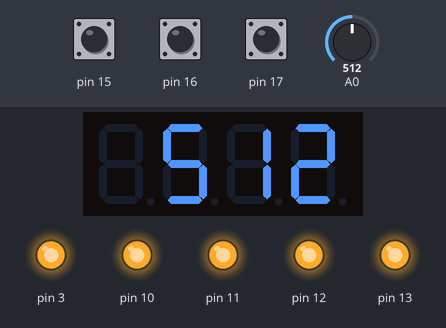
Bench run of a sketch on a simulated Arduino Uno, built with avr-gcc and run on an emulated ATmega328P. Shown: 4-digit seven-segment display, output pins drawn as LEDs (lit = HIGH). The test bench sets the inputs (shaded band); at power-on: A0 = 512, pin 15 HIGH, pin 16 HIGH, pin 17 HIGH.

Above: at 1.2 s.
1.3 s: A0 set to 716
At 1.9 s:
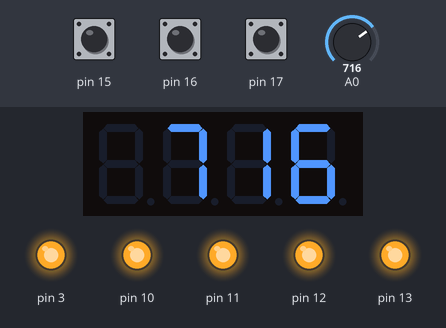
2.8 s: A0 set to 900
At 3.2 s:
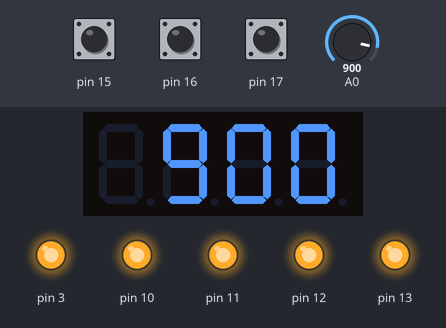
4.3 s: A0 set to 1023
At 5.7 s:
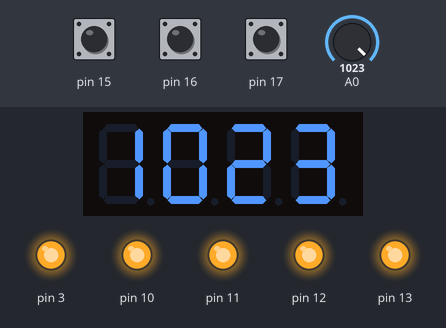
Timing chart, 0 to 7.3 s (numbered marks = the images above; inputs shaded):
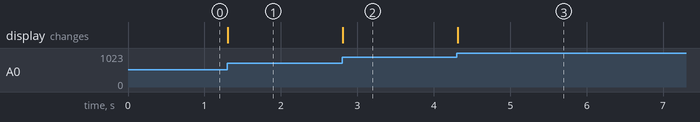

Measured:
- after the input at 1.3 s, the display: changes at once (image 1)
- after the input at 2.8 s, the display: changes at once (image 2)
- after the input at 4.3 s, the display: changes at once (image 3)

The sketch:

Preset_Pot.ino
```cpp
#include <MultiFuncShield.h>

/*

For more information and help, please visit https://www.cohesivecomputing.co.uk/hackatronics/arduino-multi-function-shield/part-1/

*/

void setup() {
  // put your setup code here, to run once:

  MFS.initialize();    // initialize multi-function shield library
}

void loop() {
  // put your main code here, to run repeatedly:

  MFS.write(analogRead(POT_PIN));

  delay(100);
}
```
